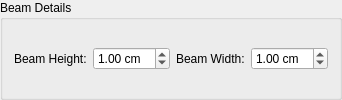
        <widget class="QGroupBox" name="gbBeamDetails">
         <property name="title">
          <string>Beam Details</string>
         </property>
         <layout class="QGridLayout" name="gridLayout_4">
          <item row="0" column="1">
           <widget class="QDoubleSpinBox" name="spBeamHeight">
            <property name="enabled">
             <bool>true</bool>
            </property>
            <property name="suffix">
             <string> cm</string>
            </property>
            <property name="singleStep">
             <double>0.100000000000000</double>
            </property>
            <property name="value">
             <double>1.000000000000000</double>
            </property>
           </widget>
          </item>
          <item row="0" column="2">
           <widget class="QLabel" name="lbBeamWidth">
            <property name="enabled">
             <bool>true</bool>
            </property>
            <property name="text">
             <string>Beam Width:</string>
            </property>
           </widget>
          </item>
          <item row="0" column="3">
           <widget class="QDoubleSpinBox" name="spBeamWidth">
            <property name="enabled">
             <bool>true</bool>
            </property>
            <property name="suffix">
             <string> cm</string>
            </property>
            <property name="singleStep">
             <double>0.100000000000000</double>
            </property>
            <property name="value">
             <double>1.000000000000000</double>
            </property>
           </widget>
          </item>
          <item row="0" column="0">
           <widget class="QLabel" name="lbBeamHeight">
            <property name="enabled">
             <bool>true</bool>
            </property>
            <property name="text">
             <string>Beam Height:</string>
            </property>
           </widget>
          </item>
         </layout>
        </widget>
